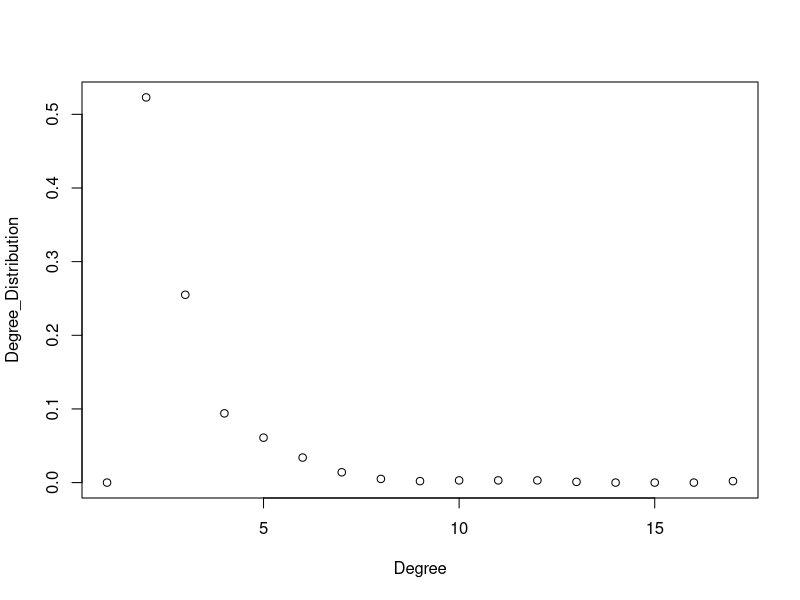
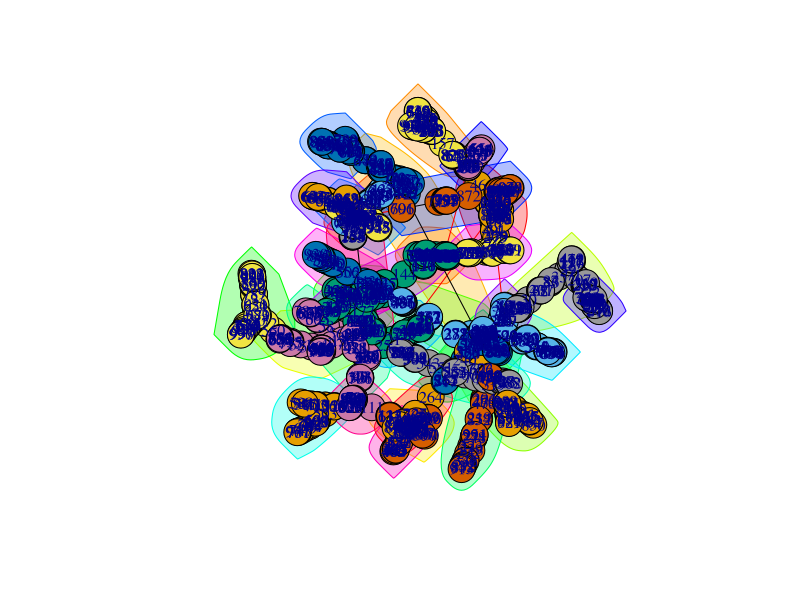
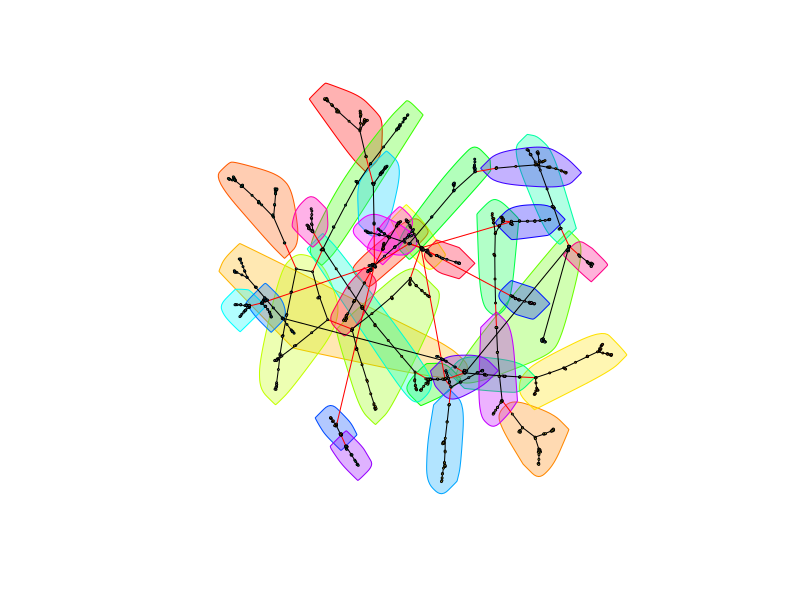

The R script that drew these images, in order:
library(igraph)

# (a)
g_aging <- aging.prefatt.game(1000, pa.exp=1, aging.exp=-1, aging.bin=1000, directed=FALSE)
# setEPS()
# postscript("hw1P3a.eps")
plot(degree_distribution(g_aging), xlab="Degree", ylab="Degree_Distribution")

# (b)
m <- 0
l <- 0
for (j in 1:100)
{
  g_aging <- aging.prefatt.game(1000, pa.exp=1, aging.exp=-1, aging.bin=1000, directed=FALSE)
  mod_forest <- cluster_fast_greedy(g_aging, merges=TRUE, modularity=TRUE, membership=TRUE)
  m <- m + modularity(mod_forest)
  l <- l + length(mod_forest)
}
m <- m/100
l <- l/100

# (c)
# setEPS()
# postscript("hw1P3c.eps")
plot(mod_forest, g_aging)

# Sup


g <- aging.prefatt.game(1000, 1, -1, directed = FALSE)
cg <- clusters(g)
Gcc <- induced_subgraph(g, which(cg$membership ==which.max(cg$csize)))
community <- fastgreedy.community(Gcc, merges=TRUE, modularity=TRUE, membership=TRUE)
plot(community, Gcc, vertex.label=NA, edge.arrow.size=0.02, vertex.size=1.0)
